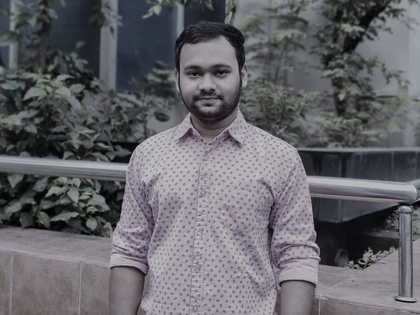
%> input picture MATLAB/MATLAB/lemon1.jpg, 420 x 315 px, shrunk from 1440 x 1080 before the run
$ octave inverselog.m   (GNU Octave 9; MATLAB toolbox functions it lacks are replaced by stand-ins)
%> lines starting %> are read from the running program, lines starting %| are printed output that depends on the picture
I = (imread('C:\Users\lrlem\Downloads\MATLAB\lemon1.jpg'));
%> I is the input picture: size 315x420x3 uint8; mean R, G, B 101.4, 100.5, 104.9
figure;
I=rgb2gray(I);
%> I: size 315x420 uint8
imshow(I);
I=im2double(I);
%> I: size 315x420 double
[row, col] = size(I);
%> row = 315; col = 420
K = zeros(row, col);
a=5;
for i = 1:row
   for j = 1:col
          K(i,j)=(10^(I(i,j)/a))-1;
        end
   end
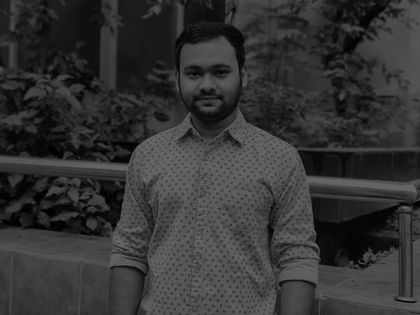
%> K: size 315x420 double; min 0, max 0.422, mean 0.205
   figure; imshow(K);
   figure;
   plot(I,K,'.r');
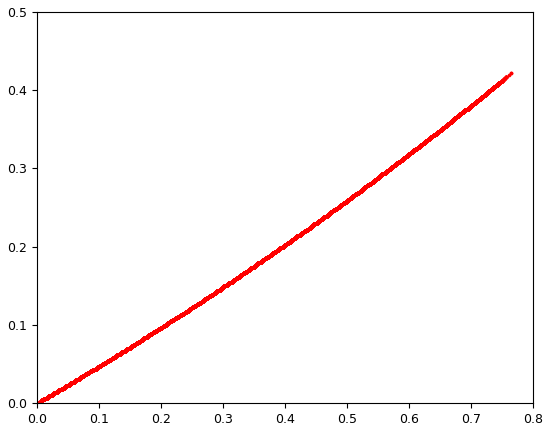
%> figure redrawn from the program's plot data
